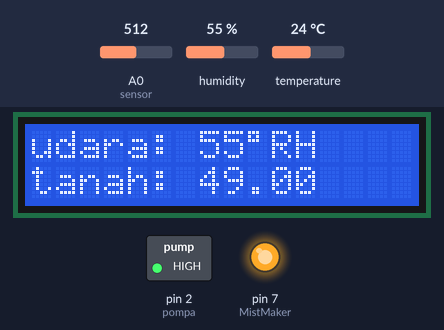
A sketch run on a simulated Arduino Uno, built with avr-gcc and run on an emulated ATmega328P. On the bench: 16×2 character LCD, switched loads named in the sketch (green lamp = pin HIGH), output pins drawn as LEDs (lit = HIGH). Inputs (shaded band) come from the test bench; at power-on: A0 (sensor) = 512, humidity 55 %, temperature 24 °C. What the sketch prints to the serial monitor is not drawn.

Above: at 2.3 s.
2.4 s: A0 (sensor) set to 967
At 3.7 s:
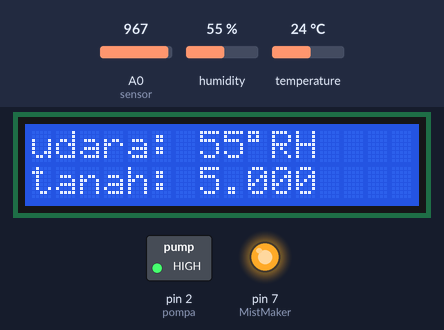
4.9 s: A0 (sensor) set to 989
At 7.8 s:
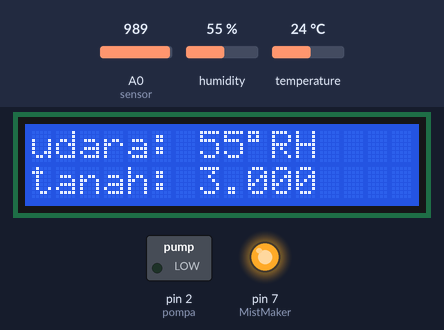
8.1 s: humidity set to 74 %
At 9.8 s:
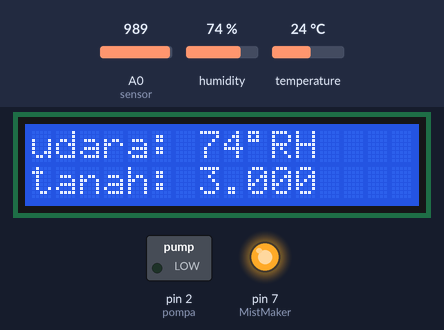
11.0 s: humidity set to 77 %
At 14.0 s:
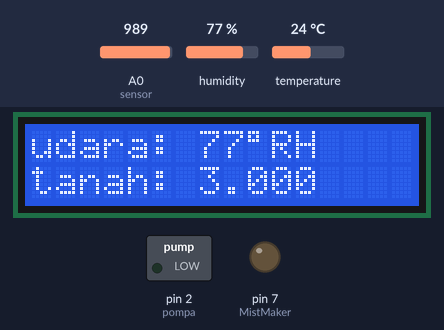
14.7 s: A0 (sensor) set to 900
At 16.2 s:
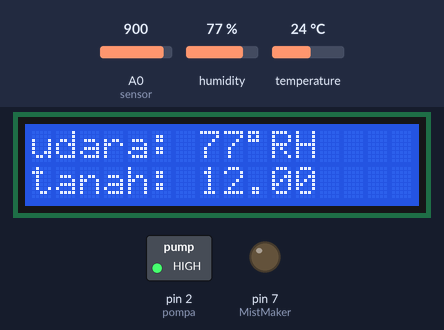
17.3 s: humidity set to 22 %
At 21.3 s:
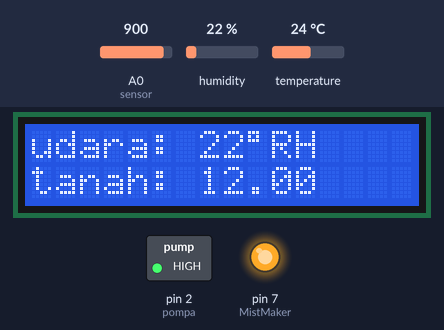
Timing chart, 0 to 22.8 s (numbered marks = the images above; inputs shaded):
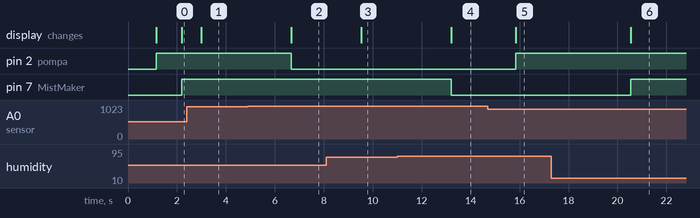

Measured:
- the behaviour switches between 982 and 983 on A0 (sensor) (found by bisection; images 1 and 2)
- the behaviour switches between 75 and 76 % on humidity (found by bisection; images 3 and 4)
- after the input at 2.4 s, the display: changes after 0.60 s (image 1)
- after the input at 4.9 s, pin 2 (pompa): HIGH → LOW after 1.8 s; the display: changes after 1.8 s (image 2)
- after the input at 8.1 s, the display: changes after 1.4 s (image 3)
- after the input at 11.0 s, pin 7 (MistMaker): HIGH → LOW after 2.2 s; the display: changes after 2.2 s (image 4)
- after the input at 14.7 s, pin 2 (pompa): LOW → HIGH after 1.1 s; the display: changes after 1.1 s (image 5)
- after the input at 17.3 s, pin 7 (MistMaker): LOW → HIGH after 3.2 s; the display: changes after 3.2 s (image 6)

The sketch:

DHT___moisture_.ino
```cpp
#include<Wire.h>
#include <DHT.h> // library DHT11
#include <LiquidCrystal_I2C.h> //library LCD
LiquidCrystal_I2C lcd (0x27, 16, 2 ); // inisialisai pin i2c lcd, lcd yg digunakan 16 koloam 2 baris scl A5, sda A4
DHT dht(4, DHT11); // pin digital, tipe DHT
const int MistMaker = 7; // pin digital mist maker
int outputvalue;
const int pompa = 2; // pin digital pompa

void setup() {
  // put your setup code here, to run once:
  Serial.begin(9600);// Serial komunikasi yang digunakan
  pinMode(pompa,OUTPUT);// inisialisasi pin pompa sebagai output
  pinMode(MistMaker,OUTPUT);// inisialisasi pin mistmaker sebagai output
  //digitalWrite(MistMaker,HIGH);
  lcd.init();
  lcd.init();
  lcd.backlight();
  lcd.print("hay bos");
  lcd.setCursor(4,0);
  delay(1000);
  lcd.clear();
  dht.begin();
}

void loop() {
  // put your main code here, to run repeatedly:
  outputvalue = analogRead(A0);// inisialisasi data yg akan dideteksi oleh moisture sensor

  float value = map(outputvalue,1023,0,0,100); // mapping nilai sensor kelembaban tanah
  Serial.print("kelembaban tanah: ");
  Serial.println(value); // insialisasi cetak data diserial monitor;
  Serial.print(" ");

  lcd.setCursor (0,1); // tampilan sensor kelembaban tanah ke LCD
  lcd.print("tanah: ");
  lcd.print(value);


  if (value <= 3) // jika kelembapan lebih dari sama dengan 350 maka pompa akan menyala
  {digitalWrite(pompa,LOW);} //semakin basah nilainya semakin kecil
  else if (value > 4) // jika kelembapan kurang dari sama dengan 300 maka pompa akan mati
  {digitalWrite(pompa,HIGH);}
  delay(1000);

   byte kelembaban = dht.readHumidity();  // data yang akan dideteksi oleh sensor DHT11

  Serial.print("kelembaban udara: ");
  Serial.println(kelembaban);
  Serial.print(" ");

  lcd.setCursor (0,0); // tampilan sensor kelembaban udara ke LCD
  lcd.print("udara: ");
  lcd.print(kelembaban);
  lcd.print((char)223);
  lcd.print("RH");

  if (kelembaban > 75) //jika nilai kelem > 75 mistmaker nyala
  {digitalWrite(MistMaker,LOW);}

  else if (kelembaban <= 85) //jika nilai kelem < 85 mistmaker mati
  {digitalWrite(MistMaker,HIGH);}
  delay(800);
}
// kelembaban udara 80-90
//Kering : > 700
//Normal : > 350 dan < 700
//Lembab : < 350 kurang dari 300 becek
```
